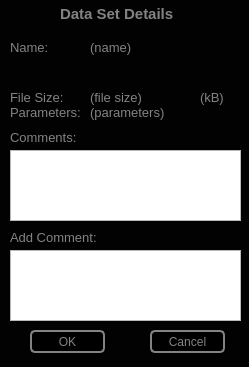
<?xml version="1.0" encoding="UTF-8"?>
<ui version="4.0">
 <class>Dialog</class>
 <widget class="QDialog" name="Dialog">
  <property name="geometry">
   <rect>
    <x>0</x>
    <y>0</y>
    <width>249</width>
    <height>367</height>
   </rect>
  </property>
  <property name="windowTitle">
   <string>Dialog</string>
  </property>
  <property name="styleSheet">
   <string notr="true">#Dialog{
	background-color: rgb(2, 2, 2);}</string>
  </property>
  <widget class="QLabel" name="dataSetName">
   <property name="geometry">
    <rect>
     <x>60</x>
     <y>5</y>
     <width>121</width>
     <height>18</height>
    </rect>
   </property>
   <property name="text">
    <string>&lt;html&gt;&lt;head/&gt;&lt;body&gt;&lt;p&gt;&lt;span style=&quot; font-size:11pt; font-weight:600; color:#838383;&quot;&gt;Data Set Details&lt;/span&gt;&lt;/p&gt;&lt;/body&gt;&lt;/html&gt;</string>
   </property>
  </widget>
  <widget class="QLabel" name="label_2">
   <property name="geometry">
    <rect>
     <x>10</x>
     <y>40</y>
     <width>38</width>
     <height>16</height>
    </rect>
   </property>
   <property name="text">
    <string>&lt;html&gt;&lt;head/&gt;&lt;body&gt;&lt;p&gt;&lt;span style=&quot; font-size:10pt; color:#838383;&quot;&gt;Name:&lt;/span&gt;&lt;/p&gt;&lt;/body&gt;&lt;/html&gt;</string>
   </property>
  </widget>
  <widget class="QLabel" name="label_3">
   <property name="geometry">
    <rect>
     <x>10</x>
     <y>105</y>
     <width>71</width>
     <height>16</height>
    </rect>
   </property>
   <property name="text">
    <string>&lt;html&gt;&lt;head/&gt;&lt;body&gt;&lt;p&gt;&lt;span style=&quot; font-size:10pt; color:#838383;&quot;&gt;Parameters:&lt;/span&gt;&lt;/p&gt;&lt;/body&gt;&lt;/html&gt;</string>
   </property>
  </widget>
  <widget class="QLabel" name="label_5">
   <property name="geometry">
    <rect>
     <x>10</x>
     <y>130</y>
     <width>66</width>
     <height>16</height>
    </rect>
   </property>
   <property name="text">
    <string>&lt;html&gt;&lt;head/&gt;&lt;body&gt;&lt;p&gt;&lt;span style=&quot; font-size:10pt; color:#838383;&quot;&gt;Comments:&lt;/span&gt;&lt;/p&gt;&lt;/body&gt;&lt;/html&gt;</string>
   </property>
  </widget>
  <widget class="QTextEdit" name="comments">
   <property name="geometry">
    <rect>
     <x>10</x>
     <y>250</y>
     <width>231</width>
     <height>71</height>
    </rect>
   </property>
  </widget>
  <widget class="QLabel" name="parameters">
   <property name="geometry">
    <rect>
     <x>90</x>
     <y>105</y>
     <width>151</width>
     <height>30</height>
    </rect>
   </property>
   <property name="font">
    <font>
     <pointsize>10</pointsize>
    </font>
   </property>
   <property name="text">
    <string>&lt;html&gt;&lt;head/&gt;&lt;body&gt;&lt;p&gt;&lt;span style=&quot; font-size:10pt; color:#838383;&quot;&gt;(parameters)&lt;/span&gt;&lt;/p&gt;&lt;/body&gt;&lt;/html&gt;</string>
   </property>
   <property name="alignment">
    <set>Qt::AlignLeading|Qt::AlignLeft|Qt::AlignTop</set>
   </property>
  </widget>
  <widget class="QLabel" name="name">
   <property name="geometry">
    <rect>
     <x>90</x>
     <y>40</y>
     <width>151</width>
     <height>35</height>
    </rect>
   </property>
   <property name="font">
    <font>
     <pointsize>10</pointsize>
    </font>
   </property>
   <property name="text">
    <string>&lt;html&gt;&lt;head/&gt;&lt;body&gt;&lt;p&gt;&lt;span style=&quot; font-size:10pt; color:#838383;&quot;&gt;(name)&lt;/span&gt;&lt;/p&gt;&lt;/body&gt;&lt;/html&gt;</string>
   </property>
   <property name="alignment">
    <set>Qt::AlignLeading|Qt::AlignLeft|Qt::AlignTop</set>
   </property>
  </widget>
  <widget class="QPushButton" name="ok">
   <property name="geometry">
    <rect>
     <x>30</x>
     <y>330</y>
     <width>75</width>
     <height>23</height>
    </rect>
   </property>
   <property name="styleSheet">
    <string notr="true">QPushButton:pressed#ok{
color: rgb(0,0,0);
background-color:rgb(131,131,131);
border: 1px solid rgb(0,0,0);
border-radius: 5px
}

QPushButton#ok{
color: rgb(131,131,131);
background-color:rgb(0,0,0);
border: 2px solid  rgb(131,131,131);
border-radius: 5px
}</string>
   </property>
   <property name="text">
    <string>OK</string>
   </property>
  </widget>
  <widget class="QPushButton" name="cancel">
   <property name="geometry">
    <rect>
     <x>150</x>
     <y>330</y>
     <width>75</width>
     <height>23</height>
    </rect>
   </property>
   <property name="styleSheet">
    <string notr="true">QPushButton:pressed#cancel{
color: rgb(0,0,0);
background-color:rgb(131,131,131);
border: 1px solid rgb(0,0,0);
border-radius: 5px
}

QPushButton#cancel{
color: rgb(131,131,131);
background-color:rgb(0,0,0);
border: 2px solid  rgb(131,131,131);
border-radius: 5px
}</string>
   </property>
   <property name="text">
    <string>Cancel</string>
   </property>
  </widget>
  <widget class="QLabel" name="label">
   <property name="geometry">
    <rect>
     <x>10</x>
     <y>230</y>
     <width>86</width>
     <height>16</height>
    </rect>
   </property>
   <property name="text">
    <string>&lt;html&gt;&lt;head/&gt;&lt;body&gt;&lt;p&gt;&lt;span style=&quot; font-size:10pt; color:#838383;&quot;&gt;Add Comment:&lt;/span&gt;&lt;/p&gt;&lt;/body&gt;&lt;/html&gt;</string>
   </property>
  </widget>
  <widget class="QTextEdit" name="currentComs">
   <property name="geometry">
    <rect>
     <x>10</x>
     <y>150</y>
     <width>231</width>
     <height>71</height>
    </rect>
   </property>
  </widget>
  <widget class="QLabel" name="label_4">
   <property name="geometry">
    <rect>
     <x>10</x>
     <y>90</y>
     <width>53</width>
     <height>16</height>
    </rect>
   </property>
   <property name="text">
    <string>&lt;html&gt;&lt;head/&gt;&lt;body&gt;&lt;p&gt;&lt;span style=&quot; font-size:10pt; color:#838383;&quot;&gt;File Size:&lt;/span&gt;&lt;/p&gt;&lt;/body&gt;&lt;/html&gt;</string>
   </property>
  </widget>
  <widget class="QLabel" name="fileSize">
   <property name="geometry">
    <rect>
     <x>90</x>
     <y>90</y>
     <width>53</width>
     <height>16</height>
    </rect>
   </property>
   <property name="text">
    <string>&lt;html&gt;&lt;head/&gt;&lt;body&gt;&lt;p&gt;&lt;span style=&quot; font-size:10pt; color:#838383;&quot;&gt;(file size)&lt;/span&gt;&lt;/p&gt;&lt;/body&gt;&lt;/html&gt;</string>
   </property>
  </widget>
  <widget class="QLabel" name="label_6">
   <property name="geometry">
    <rect>
     <x>200</x>
     <y>90</y>
     <width>23</width>
     <height>16</height>
    </rect>
   </property>
   <property name="text">
    <string>&lt;html&gt;&lt;head/&gt;&lt;body&gt;&lt;p&gt;&lt;span style=&quot; font-size:10pt; color:#838383;&quot;&gt;(kB)&lt;/span&gt;&lt;/p&gt;&lt;/body&gt;&lt;/html&gt;</string>
   </property>
  </widget>
 </widget>
 <resources/>
 <connections/>
</ui>
